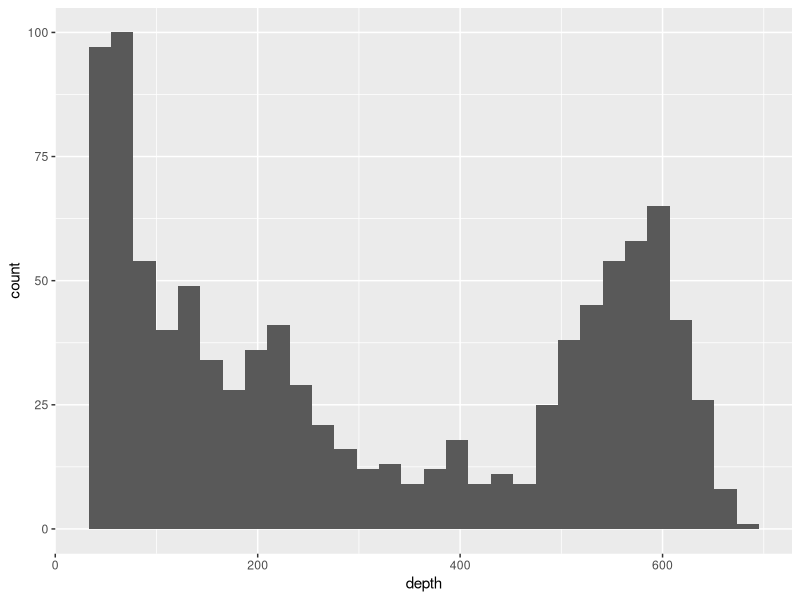
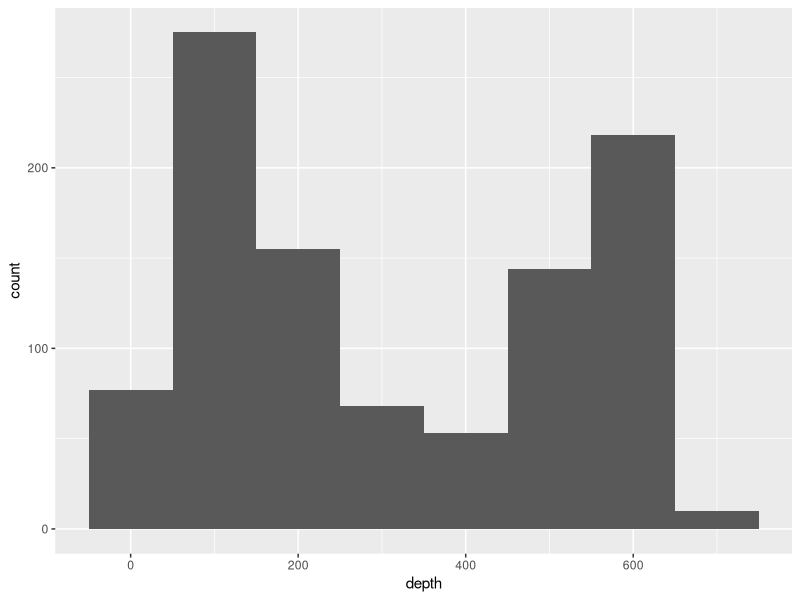
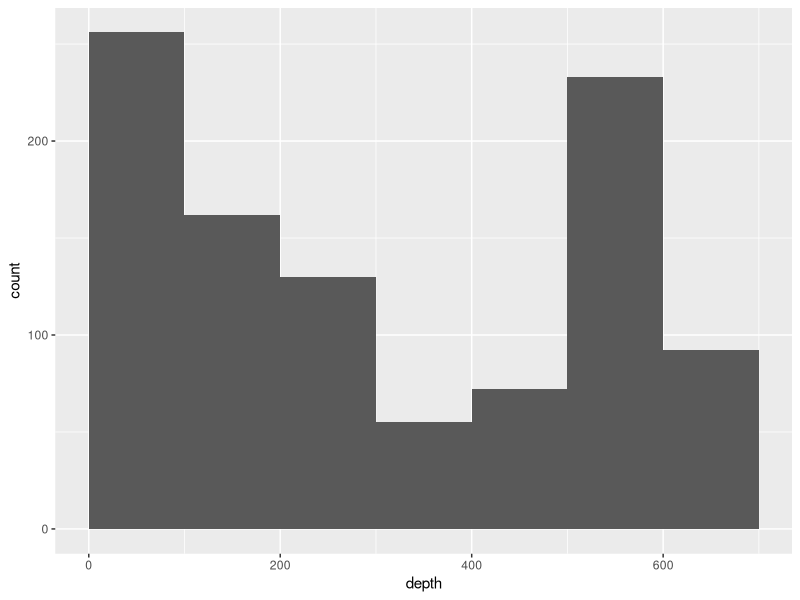
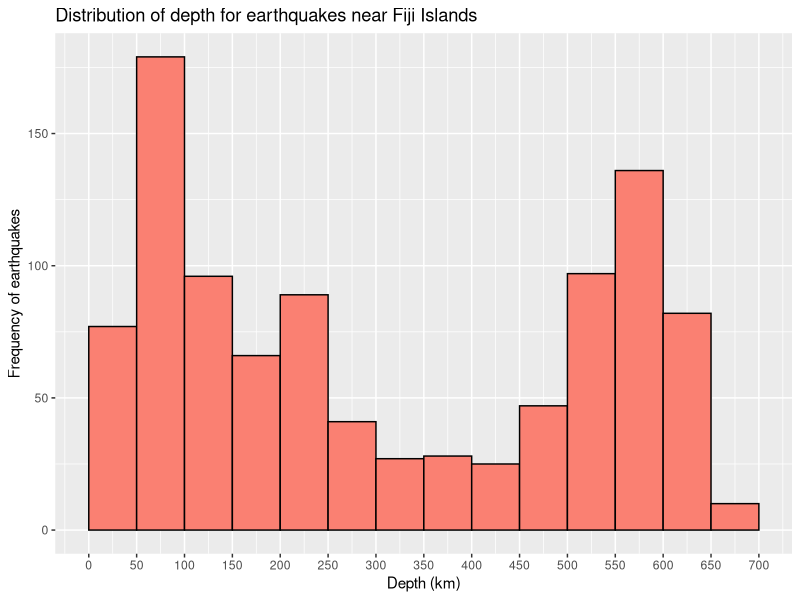
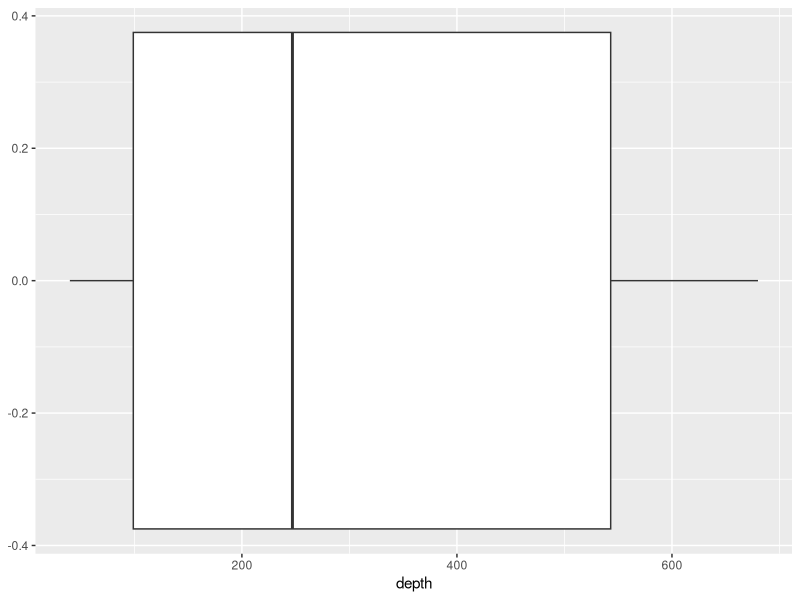
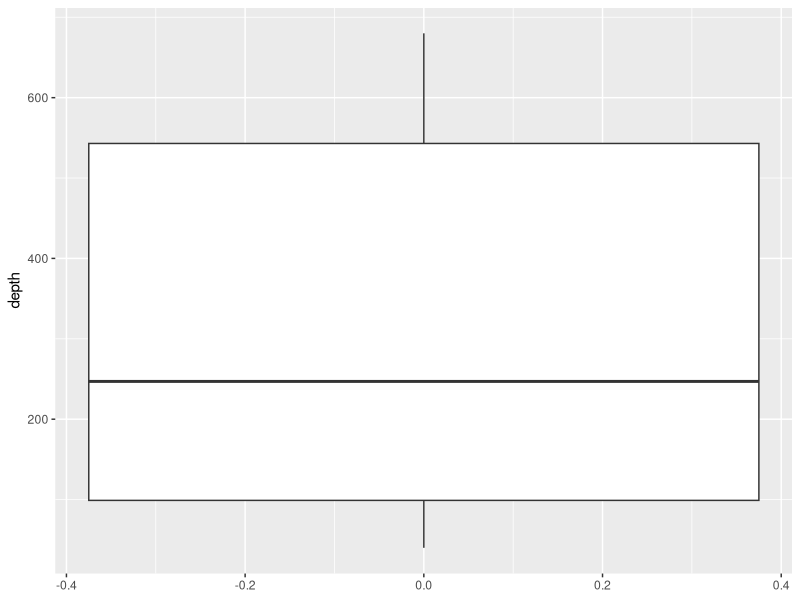
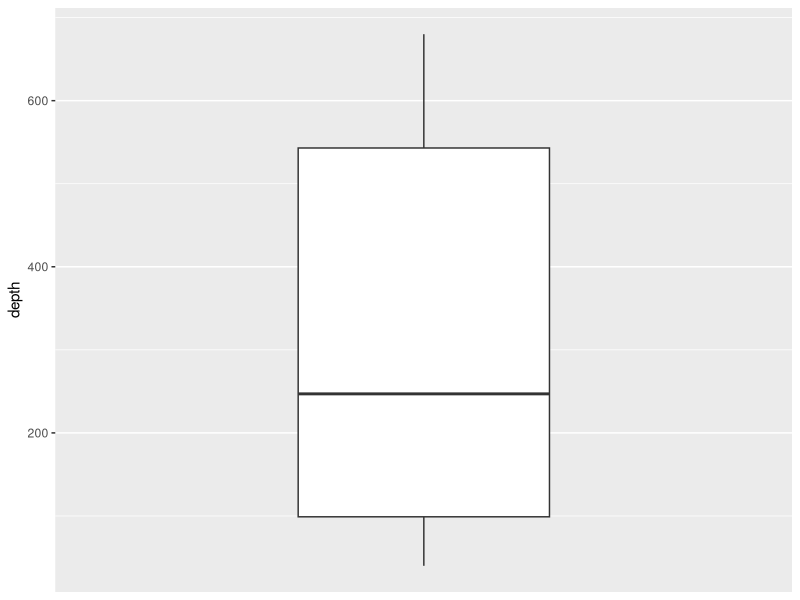
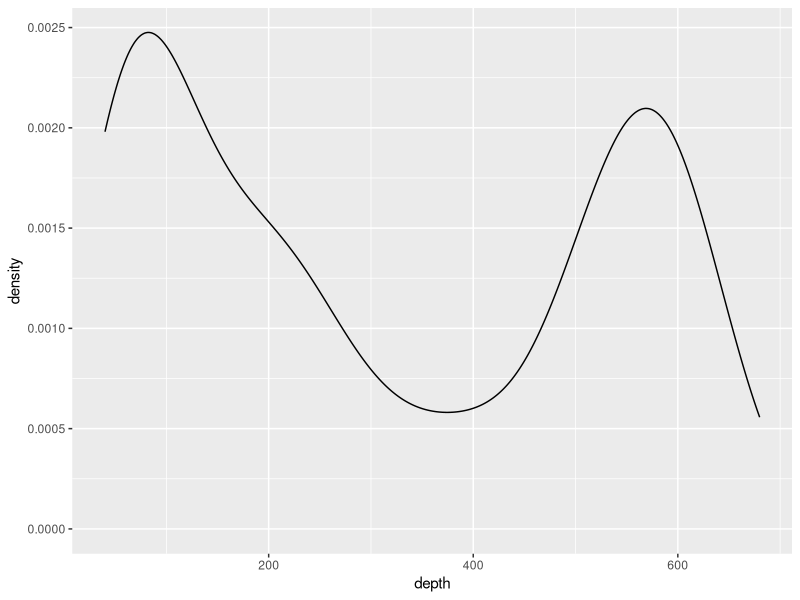

Recreate these plots in R, in order.
## ---- chunk 1
# The following code is a basic setup of options for your document
knitr::opts_chunk$set(echo = TRUE,
                      eval = TRUE, 
                      warning = TRUE,
                      message = FALSE,
                      fig.align = "center", 
                      R.options = list(max.print=50))

# Edit the file starting below

## ---- chunk 2
# Take a look at the data frame
head(quakes)
## ---- chunk 3
# Upload the library
library(tidyverse)
## ---- chunk 4
# Define the ggplot and the dataframe
ggplot(data = quakes) +
  # Use geom_histogram and define mapping aesthetics (we will need more!)
  geom_histogram(aes(x = depth)) 
## ---- chunk 5
ggplot(data = quakes) +
  geom_histogram(aes(x = depth), 
                 # Set bin width (we still need more!)
                 binwidth = 100)
## ---- chunk 6
ggplot(data = quakes) +
  geom_histogram(aes(x = depth), 
                 # Set bin width and center (that's better!) 
                 binwidth = 100, center = 50)
## ---- chunk 7
# Write and submit code here!
ggplot(data = quakes) +
  geom_histogram(aes(x = depth), 
                 # Set bin width and center (that's better!) 
                 binwidth = 50, center = 25, 
                 color="black", fill="salmon") + 
  scale_x_continuous(limits = c(0,700), breaks = seq(0, 700, 50)) + 
  labs(title = "Distribution of depth for earthquakes near Fiji Islands",
       x = "Depth (km)", y="Frequency of earthquakes")
## ---- chunk 8
ggplot(data = quakes) +
  # Use geom_boxplot and define mapping aesthetics
  geom_boxplot(aes(x = depth)) 

# Or we sometimes represent the distribution vertically for a boxplot
ggplot(data = quakes) +
  # Switch to y position in the aesthetics
  geom_boxplot(aes(y = depth)) 
## ---- chunk 9
ggplot(data = quakes) +
  geom_boxplot(aes(y = depth)) +
  # Remove labels and tick marks that have no meaning
  scale_x_continuous(labels = NULL, breaks = NULL, limits = c(-1,1))
## ---- chunk 10
ggplot(data = quakes) +
  # Use geom_density and define mapping aesthetics
  geom_density(aes(x = depth)) 

ggplot(data = quakes) +
  # Use geom_violin and define mapping aesthetics (note: it needs an x- and y-aesthetics)
  geom_violin(aes(x = depth, y = ""))
## ---- chunk 11
# Write and submit code here!
ggplot(data = quakes) +
  geom_boxplot(aes(y = stations)) +
  scale_x_continuous(labels = NULL, breaks = NULL, limits = c(-1,1)) + 
  labs(title="Number of Stations")
## ---- chunk 12
# Find the mean
mean(quakes$stations)

# Find the median
median(quakes$stations)
## ---- chunk 13
# Find the mean and median
summarize(quakes,
          mean_stations = mean(stations), 
          median_stations = median(stations))


# Or using the pipe
quakes |>
  summarize(
    mean_stations = mean(stations),
    median_stations = median(stations))
## ---- chunk 14
# Using the pipe
quakes |>
  # Summarize
  summarize(
    mean_stations = mean(stations),
    sd_stations = sd(stations),
    median_stations = median(stations),
    IQR_stations = IQR(stations))
## ---- chunk 15
summary(quakes$stations)
## ---- chunk 16
# Write and submit code here!

## ---- chunk 17
# Create a new variable
new_quakes <- mutate(quakes, depth_2cat = ifelse(depth > 300, "Deep", "Not deep"))
## ---- chunk 18
ggplot(data = new_quakes) +
  # Use geom_bar and define mapping aesthetics
  geom_bar(aes(x = depth_2cat))
## ---- chunk 19
# Write and submit code here!

## ---- chunk 20
# Find counts/frequencies
table(new_quakes$depth_2cat)
## ---- chunk 21
# Find proportions/relative frequencies
prop.table(table(new_quakes$depth_2cat))
## ---- chunk 22
new_quakes |>
  # Split the data in groups 
  group_by(depth_2cat) |>
  # Summarize per group
  summarize(count = n(),
            proportion = n() / nrow(new_quakes))
## ---- chunk 23
# Write and submit code here!

